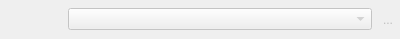
<?xml version="1.0" encoding="UTF-8"?>
<ui version="4.0">
 <class>ModelNavigationWidget</class>
 <widget class="QWidget" name="ModelNavigationWidget">
  <property name="enabled">
   <bool>false</bool>
  </property>
  <property name="geometry">
   <rect>
    <x>0</x>
    <y>0</y>
    <width>400</width>
    <height>39</height>
   </rect>
  </property>
  <property name="sizePolicy">
   <sizepolicy hsizetype="Fixed" vsizetype="Fixed">
    <horstretch>0</horstretch>
    <verstretch>0</verstretch>
   </sizepolicy>
  </property>
  <property name="minimumSize">
   <size>
    <width>0</width>
    <height>0</height>
   </size>
  </property>
  <property name="windowTitle">
   <string>Form</string>
  </property>
  <layout class="QHBoxLayout" name="horizontalLayout">
   <property name="spacing">
    <number>4</number>
   </property>
   <property name="leftMargin">
    <number>0</number>
   </property>
   <property name="topMargin">
    <number>0</number>
   </property>
   <property name="rightMargin">
    <number>0</number>
   </property>
   <property name="bottomMargin">
    <number>0</number>
   </property>
   <item>
    <widget class="QToolButton" name="previous_tb">
     <property name="enabled">
      <bool>false</bool>
     </property>
     <property name="sizePolicy">
      <sizepolicy hsizetype="Preferred" vsizetype="Preferred">
       <horstretch>0</horstretch>
       <verstretch>0</verstretch>
      </sizepolicy>
     </property>
     <property name="minimumSize">
      <size>
       <width>0</width>
       <height>0</height>
      </size>
     </property>
     <property name="toolTip">
      <string>Previous model</string>
     </property>
     <property name="text">
      <string/>
     </property>
     <property name="icon">
      <iconset resource="../res/resources.qrc">
       <normaloff>:/icones/icones/anterior.png</normaloff>:/icones/icones/anterior.png</iconset>
     </property>
     <property name="iconSize">
      <size>
       <width>22</width>
       <height>22</height>
      </size>
     </property>
     <property name="shortcut">
      <string>Ctrl+Left</string>
     </property>
     <property name="autoRaise">
      <bool>true</bool>
     </property>
    </widget>
   </item>
   <item>
    <widget class="QToolButton" name="next_tb">
     <property name="enabled">
      <bool>false</bool>
     </property>
     <property name="sizePolicy">
      <sizepolicy hsizetype="Preferred" vsizetype="Preferred">
       <horstretch>0</horstretch>
       <verstretch>0</verstretch>
      </sizepolicy>
     </property>
     <property name="minimumSize">
      <size>
       <width>0</width>
       <height>0</height>
      </size>
     </property>
     <property name="toolTip">
      <string>Next model</string>
     </property>
     <property name="text">
      <string/>
     </property>
     <property name="icon">
      <iconset resource="../res/resources.qrc">
       <normaloff>:/icones/icones/proximo.png</normaloff>:/icones/icones/proximo.png</iconset>
     </property>
     <property name="iconSize">
      <size>
       <width>22</width>
       <height>22</height>
      </size>
     </property>
     <property name="shortcut">
      <string>Ctrl+Right</string>
     </property>
     <property name="autoRaise">
      <bool>true</bool>
     </property>
    </widget>
   </item>
   <item>
    <widget class="QComboBox" name="models_cmb">
     <property name="sizePolicy">
      <sizepolicy hsizetype="Expanding" vsizetype="Fixed">
       <horstretch>0</horstretch>
       <verstretch>0</verstretch>
      </sizepolicy>
     </property>
     <property name="minimumSize">
      <size>
       <width>200</width>
       <height>0</height>
      </size>
     </property>
     <property name="maximumSize">
      <size>
       <width>16777215</width>
       <height>16777215</height>
      </size>
     </property>
     <property name="sizeAdjustPolicy">
      <enum>QComboBox::AdjustToContents</enum>
     </property>
    </widget>
   </item>
   <item>
    <widget class="QToolButton" name="close_tb">
     <property name="minimumSize">
      <size>
       <width>0</width>
       <height>0</height>
      </size>
     </property>
     <property name="maximumSize">
      <size>
       <width>16777215</width>
       <height>16777215</height>
      </size>
     </property>
     <property name="toolTip">
      <string>Close model</string>
     </property>
     <property name="text">
      <string>...</string>
     </property>
     <property name="icon">
      <iconset resource="../res/resources.qrc">
       <normaloff>:/icones/icones/fechar.png</normaloff>:/icones/icones/fechar.png</iconset>
     </property>
     <property name="iconSize">
      <size>
       <width>22</width>
       <height>22</height>
      </size>
     </property>
     <property name="shortcut">
      <string>Alt+C</string>
     </property>
     <property name="autoRaise">
      <bool>true</bool>
     </property>
    </widget>
   </item>
  </layout>
 </widget>
 <resources>
  <include location="../res/resources.qrc"/>
 </resources>
 <connections/>
</ui>
